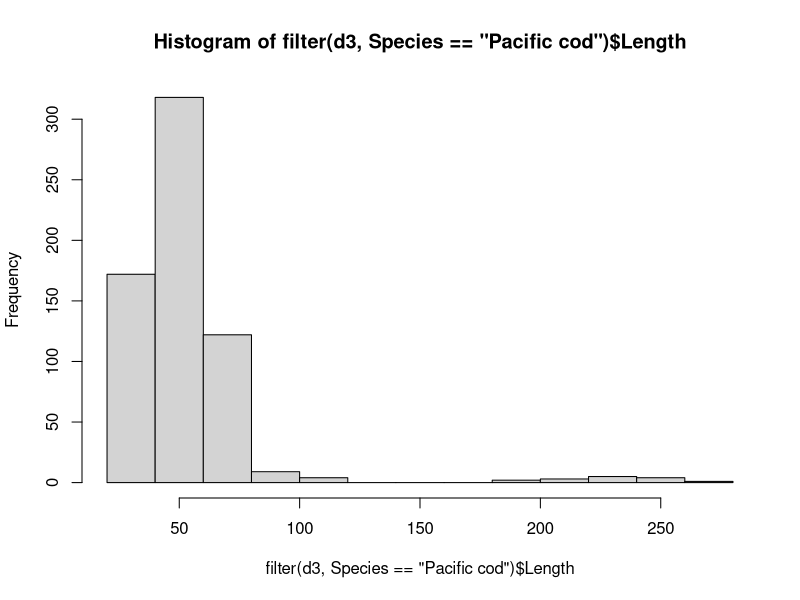

Write the R code that produced this figure. (Note: this script raises an error after producing the figure.)
# add 2021 data to models of cod and pollock abundance

# updated at the end of the script to update with 2022 data

library(tidyverse)

# load cod/pollock data for 2006-2020
d1 <- read.csv("./data/cpue.data.csv")
head(d1)

# load 2021 cpue data
d2 <- read.csv("./data/cpue_2021.csv")
head(d2)
str(d2)

# change years that were incorrectly entered as 2020 - enter as 2021
d2$year <- 2021

# change date to julian
d2$julian <- lubridate::yday(as.POSIXct(paste(d2$year, d2$month, d2$day, sep = "-")))

# examine spp. names 
unique(d2$species)

# total fish caught
sum(d2$CPUE)


# need to remove age-1 cod
d3 <- read.csv("./data/length_2021.csv")
head(d3)
unique(d3$Species)
hist(filter(d3, Species == "Pacific cod")$Length)

# clear break with age 1 >> 150mm

age.1 <- d3 %>%
  filter(Species == "Pacific cod", Length > 150) %>%
  group_by(Site) %>%
  summarize(cod.age.1 = n())
age.1

# clean up names to match d1
names(d2)[5:6] <- c("site", "bay")

# restrict d2 to cod and pollock
d2 <- d2 %>%
  filter(species %in% c("Pacific cod", "walleye pollock")) %>%
  select(Station, year, bay, site, julian, species, CPUE) %>%
  pivot_wider(names_from = species, values_from = CPUE)

# remove age-1 cod
names(age.1)[1] <- "site"

unique(d2$site)
unique(age.1$site)

d2 <- left_join(d2, age.1)

# replace NAs with 0
change <- is.na(d2)
d2[change] <- 0

# clean up again
d2 <- d2 %>%
  mutate(cod.age.0 = `Pacific cod` - cod.age.1) %>%
  mutate(pollock.age.0 = `walleye pollock`) %>%
  select(-`Pacific cod`, -cod.age.1, -`walleye pollock`, -year, -julian, -bay, -site)

# now we need to join to site data to account for sets with no cod or pollock caught
d4 <- read.csv("./data/site_2021.csv")

# change years that were incorrectly entered as 2020 - enter as 2021
d4$year <- 2021

# change date to julian
d4$julian <- lubridate::yday(as.POSIXct(paste(d4$year, d4$month, d4$day, sep = "-")))

# clean up 
d4 <- d4 %>%
  filter(use.for.CPUE == "yes") %>%
  select(Station, year, Bay, Site, julian) %>%
  mutate(Station = as.integer(as.character(Station)))

d4 <- left_join(d4, d2)

# replace NA with 0
change <- is.na(d4)
d4[change] <- 0

# finally, clean up d1/d4 and combine
d1 <- d1 %>%
  select(-temperature)

d4 <- d4 %>%
  select(-Station)

names(d4)[2:3] <- c("bay", "site")

dat <- rbind(d1, d4)

# hot dog

## add 2021 Cooks / Anton's data------------------------------------------------
d5 <- read.csv("./data/Kodiak gadid CPUE 2006-2021.csv")

head(d5)

# clean up to combine with dat
# change to julian day
d5$julian <- lubridate::yday(as.POSIXct(d5$Date, format = "%m/%d/%Y"))

d5 <- d5 %>% 
  filter(Year == 2021) %>%
  select(Year, Region, Site.Name, julian, Pacific.cod, Pollock)

# reset names
names(d5) <- names(dat)

# check for uniform names
unique(d5$bay)
unique(dat$bay)


check.sites <- data.frame(dat = c(str_sort(site.dat), NA),
                          d5 = str_sort(site.d5))

# aha! d5 has "Middle cove" and "Middle Cove"
change <- d5$site == "Middle cove"
d5$site[change] <- "Middle Cove"

# check that worked
site.dat <- unique(filter(dat, bay %in% c("Cook Bay", "Anton Larson Bay"))$site)
site.d5 <-  unique(d5$site)
check.sites <- data.frame(dat = str_sort(site.dat),
                          d5 = str_sort(site.d5))
check.sites

# hot dog

# combine
dat <- rbind(dat, d5)

# check
g <- ggplot(dat) +
  aes(x = year, y = cod.age.0, color = site) +
  geom_point() +
  facet_wrap( ~ bay) +
  theme(legend.position = "none")
print(g)

# some messy names

# first, remove Caton Harbor and NE Harbor (Sanak)
dat <- dat %>%
  filter(bay != "Caton Harbor", bay != "NE Harbor")

# clean up names!

change <- dat$bay == "Cook Bay"
dat$bay[change] <- "Cook"

change <- dat$bay == "Anton Larson Bay"
dat$bay[change] <- "Anton Larson"

# see what's going on with Agripina
unique(dat$bay) # the famous trailing space!

change <- dat$bay == "Agripina "
dat$bay[change] <- "Agripina"

change <- dat$bay == "Japanese Bay"
dat$bay[change] <- "Japanese"

change <- dat$bay == "Kaiugnak Bay"
dat$bay[change] <- "Kaiugnak"

change <- dat$bay == "Pt Wrangell"
dat$bay[change] <- "Port Wrangell"

change <- dat$bay == "Rodmans Reach"
dat$bay[change] <- "Rodman Reach"

# check again
g <- ggplot(dat) +
  aes(x = year, y = cod.age.0, color = site) +
  geom_point() +
  facet_wrap( ~ bay) +
  theme(legend.position = "none")
print(g)

# bays are good - now check sites
str_sort(unique(dat$site))

# looks like some repeat Rodman Reach names
View(filter(dat, bay == "Rodman Reach"))
# yes - the site names are different in 2021

change <- dat$site == "Rod-1"
dat$site[change] <- "RR-1"

change <- dat$site == "Rod-2"
dat$site[change] <- "RR-2"

change <- dat$site == "Rod-4"
dat$site[change] <- "RR-4"

change <- dat$site == "Rod-5"
dat$site[change] <- "RR-5"

change <- dat$site == "Rod-6"
dat$site[change] <- "RR-6"

# check again
str_sort(unique(dat$site))

filter(dat, site == "Rod-1")

### add 2022 data ----------------------------

# load 2022 wGOA cpue data
d6 <- read.csv("./data/cpue2022.csv")

# change date to julian
d6$julian <- lubridate::yday(as.POSIXct(paste(d6$year, d6$month, d6$day, sep = "-")))

# examine spp. names 
unique(d6$species)

# need to check for age-1 cod
d7 <- read.csv("./data/length2022.csv")
head(d7)
unique(d7$species)
hist(filter(d7, species == "Pacific cod")$length)
# none!

hist(filter(d7, species == "walleye pollock")$length)
# one - need to remove anything < 100 mm

age.1 <- d7 %>%
  filter(species == "walleye pollock", length > 100) %>%
  group_by(Site) %>%
  summarize(pollock.age.1 = n())
age.1

# clean up names to match d1
names(d6)[6:7] <- c("site", "bay")

# restrict d6 to cod and pollock
d6 <- d6 %>%
  filter(species %in% c("Pacific cod", "walleye pollock")) %>%
  select(Station, year, bay, site, julian, species, CPUE) %>%
  pivot_wider(names_from = species, values_from = CPUE)

# remove age-1 pollock
names(age.1)[1] <- "site"

unique(d6$site)
unique(age.1$site)

d6 <- left_join(d6, age.1)

# replace NAs with 0
change <- is.na(d6)
d6[change] <- 0

# clean up again
d6 <- d6 %>%
  mutate(cod.age.0 = `Pacific cod`) %>%
  mutate(pollock.age.0 = `walleye pollock` - pollock.age.1) %>%
  select(-`Pacific cod`, -pollock.age.1, -`walleye pollock`, -year, -julian, -bay, -site)

# now we need to join to site data to account for sets with no cod or pollock caught
d8 <- read.csv("./data/site2022.csv")


# change date to julian
d8$julian <- lubridate::yday(as.POSIXct(d8$Date, format = "%m/%d/%Y"))

# clean up 
d8 <- d8 %>%
  mutate(year = 2022) %>%
  filter(use.for.CPUE == "yes") %>%
  select(Station, year, Bay, Site, julian) %>%
  mutate(Station = as.integer(as.character(Station)))

d8 <- left_join(d8, d6)

# replace NA with 0
change <- is.na(d8)
d8[change] <- 0

# remove Chief Cove and May samples
d8 <- d8 %>%
  filter(Bay != "Chief Cove",
         julian > 151)

# clean up 
d8 <- d8 %>%
  select(-Station)

names(d8)[2:3] <- c("bay", "site")

dat <- rbind(dat, d8)

## add 2022 Cook / Anton's data-------------------
d9 <- read.csv("./data/Kodiak 2022 seine data - gadid and salmonid.csv")

head(d9)

# clean up to combine with dat
# change to julian day
d9$julian <- lubridate::yday(as.POSIXct(d9$Date, format = "%m/%d/%Y"))

d9 <- d9 %>%
  arrange(desc(X.1..Pacific.cod))
head(d9)

d9 <- d9 %>% 
  filter(Year == 2022) %>%
  select(Year, Region, Site.Name, julian, X..Pacific.cod, X..Pollock) %>%
  rename(Pacific.cod = X..Pacific.cod,
         Pollock = X..Pollock)

# reset names
names(d9) <- names(dat)

unique(d9$bay)
unique(dat$bay)

change <- d9$bay == "Cook Bay"
d9$bay[change] <- "Cook"


change <- d9$bay == "Anton Larson Bay"
d9$bay[change] <- "Anton Larsen"

# change Anton Larsen spelling in dat
change <- dat$bay == "Anton Larson"
dat$bay[change] <- "Anton Larsen"


unique(d9$site)
unique(dat$site)

change <- d9$site == "laminaria #2"
d9$site[change] <- "Laminaria #2"

change <- d9$site == "Middle cove"
d9$site[change] <- "Middle Cove"

change <- dat$site == "Mitro-1"
dat$site[change] <- "Mit-1"

change <- dat$site == "Mitro-2"
dat$site[change] <- "Mit-2"

change <- dat$site == "Mitro-3"
dat$site[change] <- "Mit-3"

change <- dat$site == "Mitro-4"
dat$site[change] <- "Mit-4"

change <- dat$site == "Mitro-5"
dat$site[change] <- "Mit-5"

change <- dat$site == "Mitro-6"
dat$site[change] <- "Mit-6"

change <- dat$bay == "Kiluida"
dat$bay[change] <- "Kiliuda"


# check that worked
site.dat <- unique(filter(dat, bay %in% c("Cook", "Anton Larsen"))$site)
site.d9 <-  unique(d9$site)
check.sites <- data.frame(dat = str_sort(site.dat),
                          d9 = str_sort(site.d9))

# combine
dat <- rbind(dat, d9)

# check
g <- ggplot(dat) +
  aes(x = year, y = cod.age.0, color = site) +
  geom_point() +
  facet_wrap( ~ bay) +
  theme(legend.position = "none")
print(g)


# save
write.csv(dat, "./data/age.0_cod_pollock_seine_cpue.csv")
